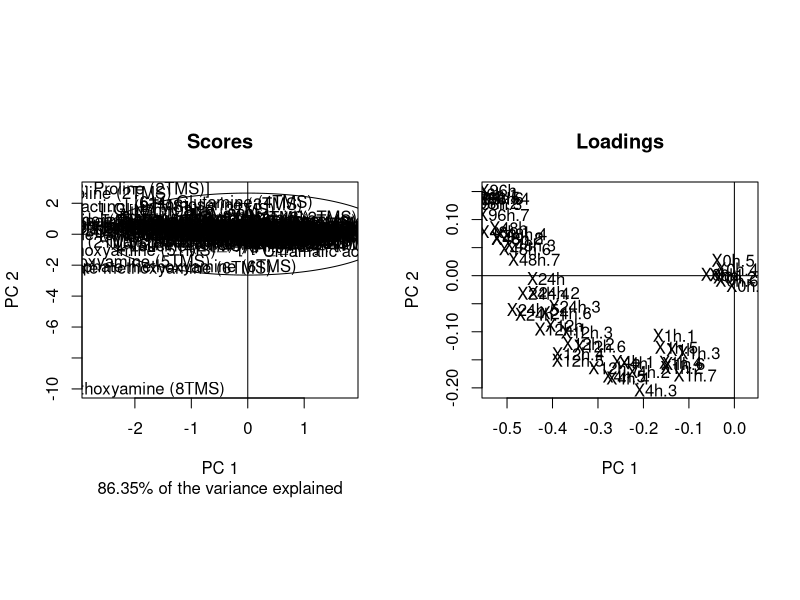
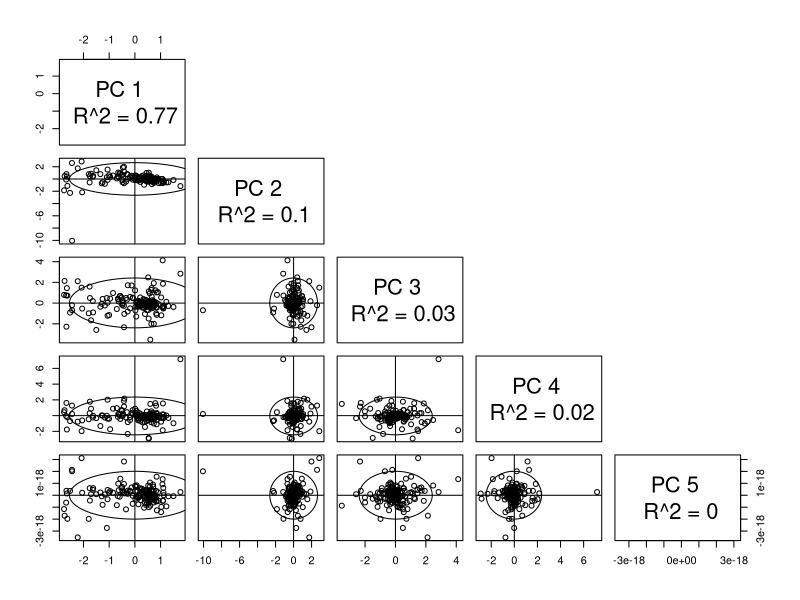
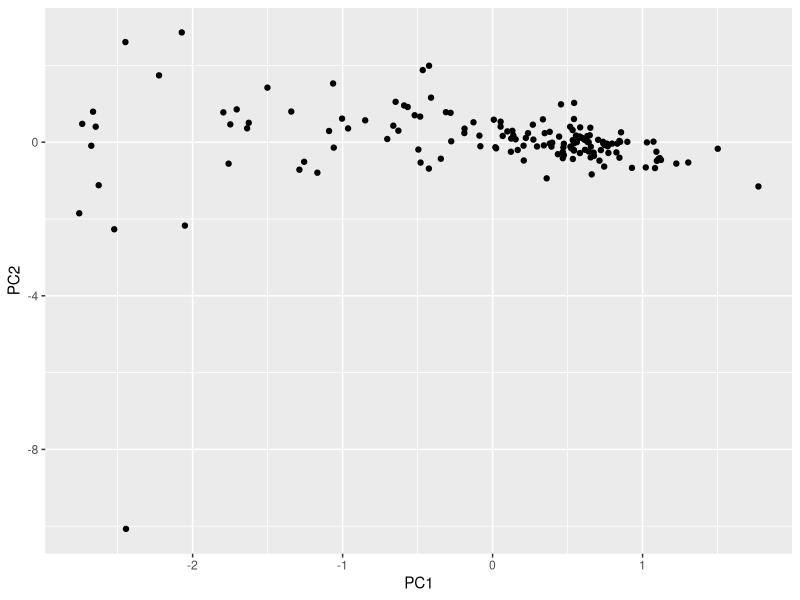

These figures' R source, in order:
# Test out pcaMethods package for Bayesian PCA that allows for imputation of
# missing values

## INTRODUCTION ####
# Load library and example data
library(pcaMethods); library(tidyverse)
data("metaboliteData")
data("metaboliteDataComplete")

# Center the datasets (do this here or default below)
md <- prep(metaboliteData, scale="none", center=TRUE) # This has some missing values
mdC <- prep(metaboliteDataComplete, scale="none", center=TRUE)

# Run SVD pca, PPCA, BPCA, SVDimpute and nipalsPCA on the data, using
# the pca() wrapper function. The result is always a pcaRes object.

# svd = same as standard prcomp() PCA in R -- need complete data
resPCA <- pca(mdC, method="svd", center=FALSE, nPcs=5)
# This gives the same result -- just centering at a different point in the
# process
pca(metaboliteDataComplete, method = "svd", nPcs = 5)

# PPCA = probabilistic PCA (expectation-maximization approach with probabilistic
# model; assumes latent variables and noise are Gaussian; tolerant to 10-15%
# missing values)
resPPCA <- pca(md, method="ppca", center=FALSE, nPcs=5)

# BPCA = Bayesian PCA (EM approach with Bayesian model; tolerant to high amounts
# of missing data; developed specifically for missing value imputation)
resBPCA <- pca(md, method="bpca", center=FALSE, nPcs=5)

# There are a couple of other types too, but I think we want Bayesian PCA

# Q2 = goodness of fit measure for internal cross validation; (removes random
# data points and then predicts them using PCA missing value imputation);
# maximum value (and best) is 1
Q2(resBPCA, md, fold = 10)

# NRMSEP (normalized root mean square error of prediction) normalizes square
# difference between real and estimated values. This should be the error measure
# of choice unless variance scaling was applied -- then use Q2.
errEsti <- kEstimate(md, method = "bpca", evalPcs=1:5, nruncv=1, em="nrmsep")
# Want the errors by PC to be less than 1 (?)

# Visualizing results
slplot(resBPCA)
plotPcs(resBPCA)

# Create ggplot
df <- merge(md, scores(resBPCA), by = 0)
# by = 0 makes sure there aren't repeats here
ggplot(df, aes(x = PC1, y = PC2)) +
  geom_point()

## MISSING DATA IMPUTATION ####

# See how many missing data points there are
sum(is.na(md)) / (nrow(md)*ncol(md)) # ~5% missing data

# Re-run Bayesian PCA (same as above)
resBPCA <- pca(md, method="bpca", center=FALSE, nPcs=5)
# Get all values including imputed values
imputed <- completeObs(resBPCA)
